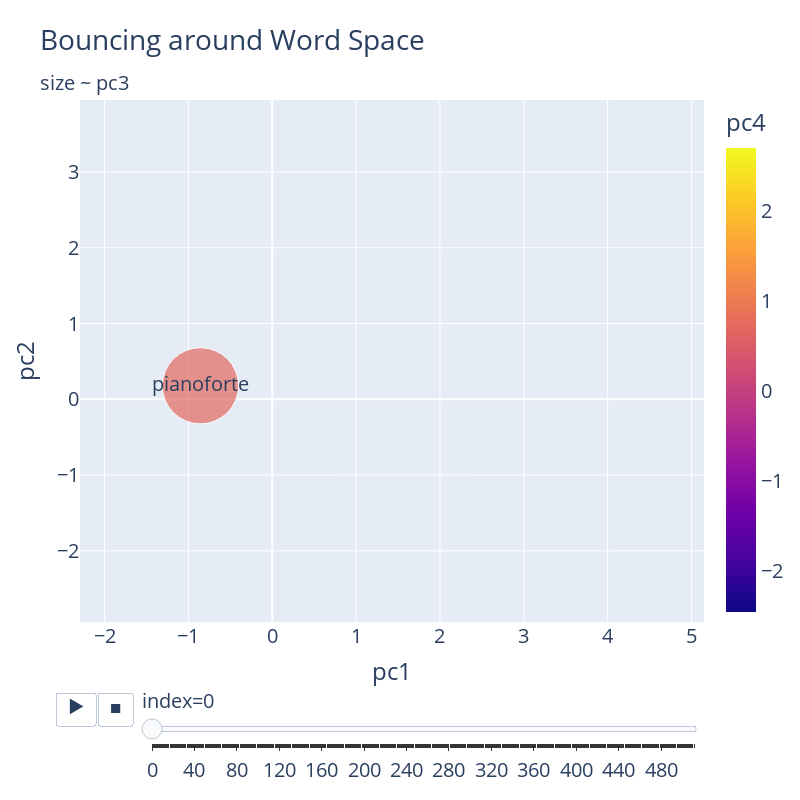

Write notebook code for a chart like this one.
### Code cell
ext = 0.25
range_x = [min(df.pc1) - ext, max(df.pc1) + ext]
range_y = [min(df.pc2) - ext, max(df.pc2) + ext]
range_c = [min(df.pc4)      , max(df.pc4)      ]

fig = px.scatter(df, x = "pc1", y = "pc2", size = "pc3", color = "pc4",
                 text="token", size_max=120, height=800, width=800,
                 range_x = range_x, range_y = range_y, range_color = range_c, 
                 title="Bouncing around Word Space", subtitle = "size ~ pc3\n",
                 animation_frame = df.index)

fig.update_layout(font=dict(size=20))
fig.layout.updatemenus[0].buttons[0].args[1]['frame']['duration'] = 450
fig.layout.updatemenus[0].buttons[0].args[1]['transition']['duration'] = 420

fig.show()
fig.write_html("word_space_animation.html") # to be spliced into exported notebook
